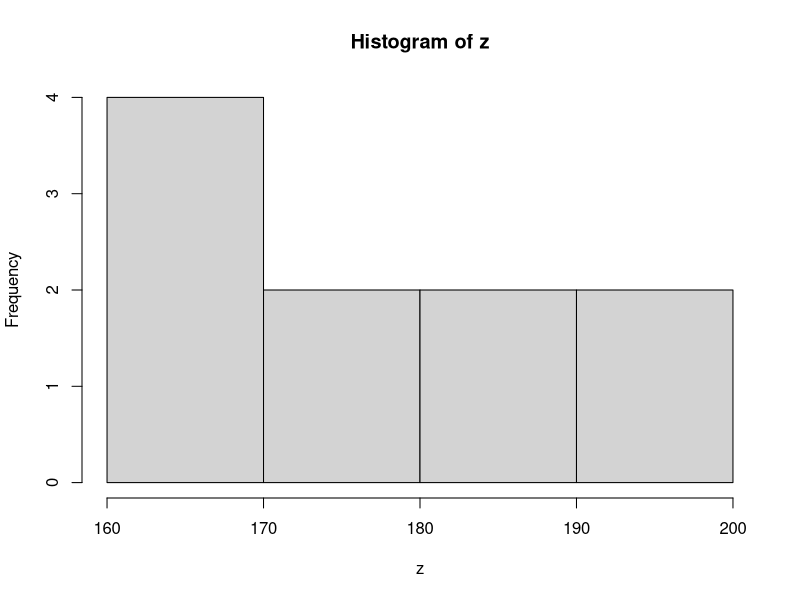
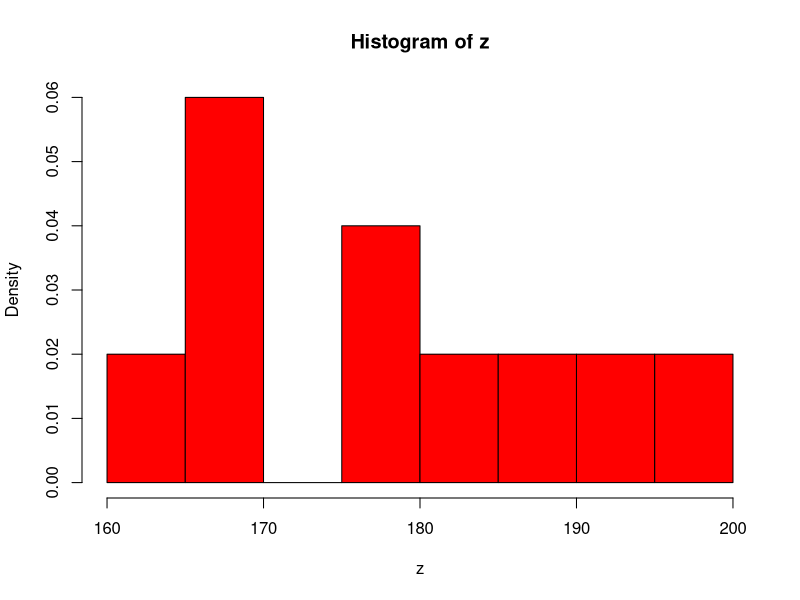
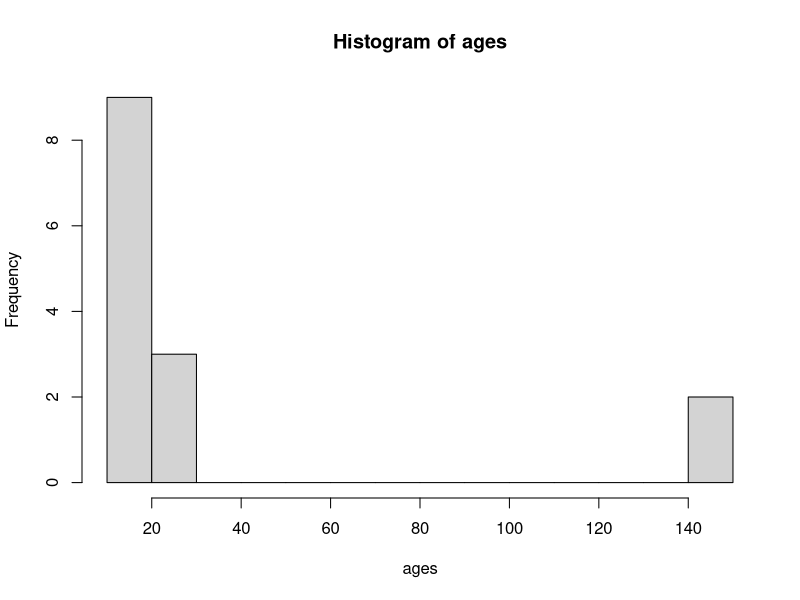
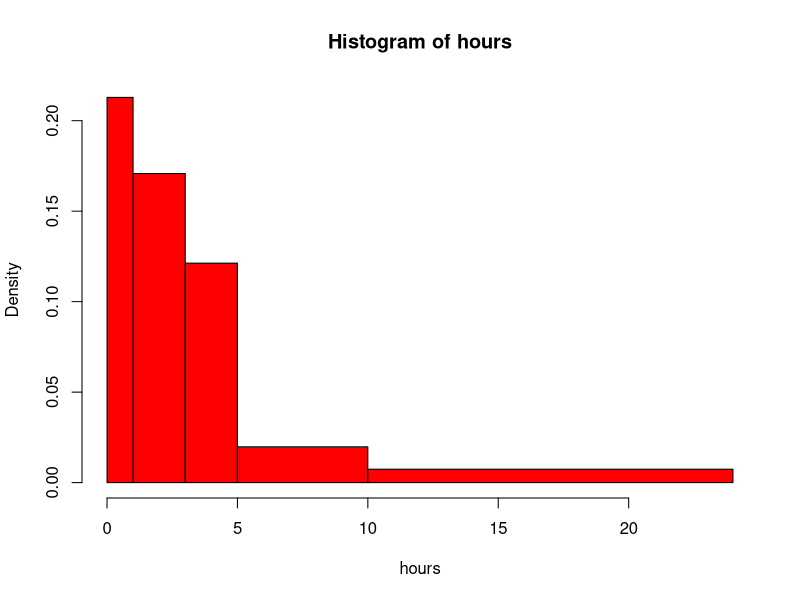
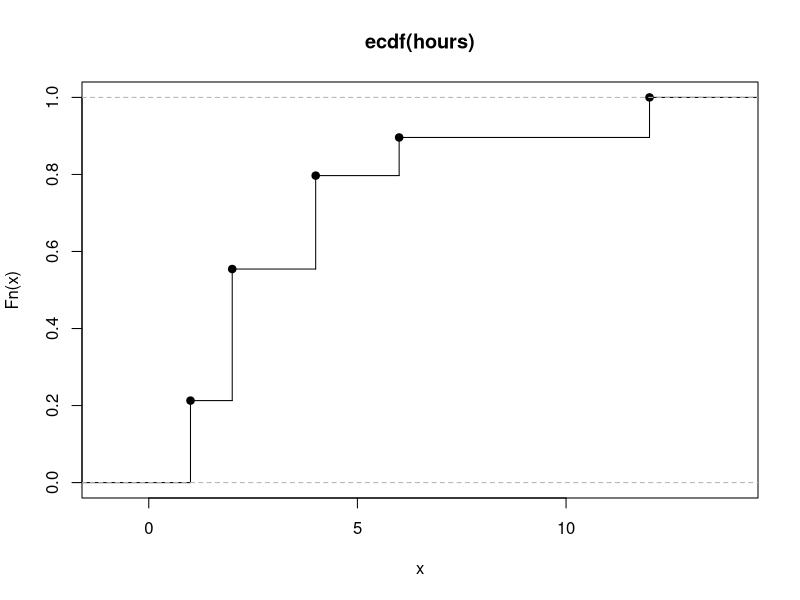
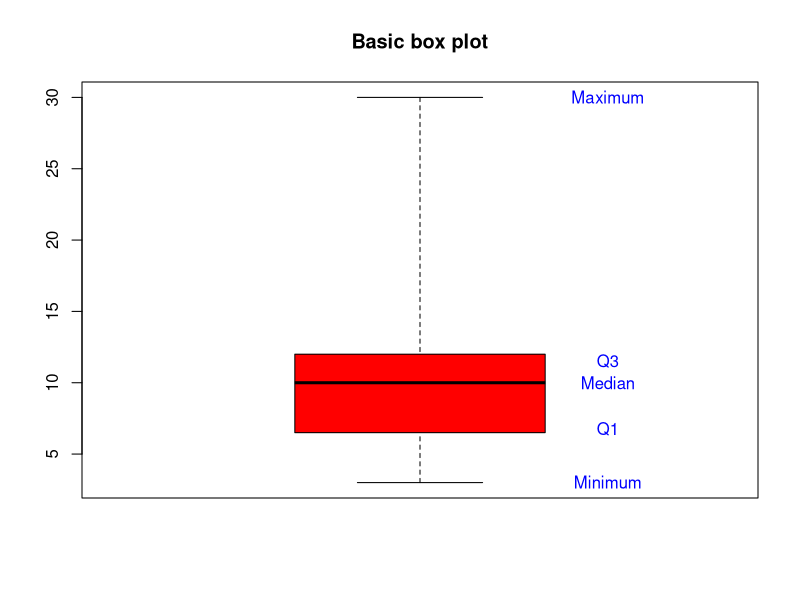

The R script that drew these images, in order:
y <- 3
x <- 2
y + x 

z <- c(168,161,167,179,184,166,198,187,191,179) # Concatenate numbers to a vector
z

q <- 1:10 # A sequence from 1 to 10
q

n <- seq(0,1,by=0.1) # Sequence with specified steps
n

?seq # Help

mean(z) # Mean / average 
median(z) # Median
var(z) # Sample variance
sqrt(var(z)) # Sample standart deviation
sd(z) # Sample standart deviation
quantile(z, type=2) # Sample quariles
quantile(z, probs=seq(0,1, by=0.10), type=2) # Sample quantiles 0%, 10% ...
hist(z) # Histogram
hist(z, prob=TRUE, col="red", nclass=8)

ages <- rep(c(19,20,21,145,147), times = c(3,6,3,1,1)) # rep(c(0, 7), times = c(4,2))
hist(ages, breaks = 10)

hours <- rep(c(1, 2, 4 , 6 , 12), times = c(4300, 6900, 4900,2000,2100)) 

hist(hours, prob=TRUE, col="red",
     breaks = c(0, 1,3,5,10, 24)) # nclass = 8


# Empirical cumulative distribution plot
plot(ecdf(hours), verticals=TRUE) 


heights <- c( 3, 3, 6, 7, 7, 10, 10, 10, 11, 13,15,  30)
boxplot(heights, range=0, col="red", main="Basic box plot") # range=0 makes it "basic"
text(1.3, quantile(heights), c("Minimum","Q1","Median","Q3","Maximum"),
     col="blue")
?hist


